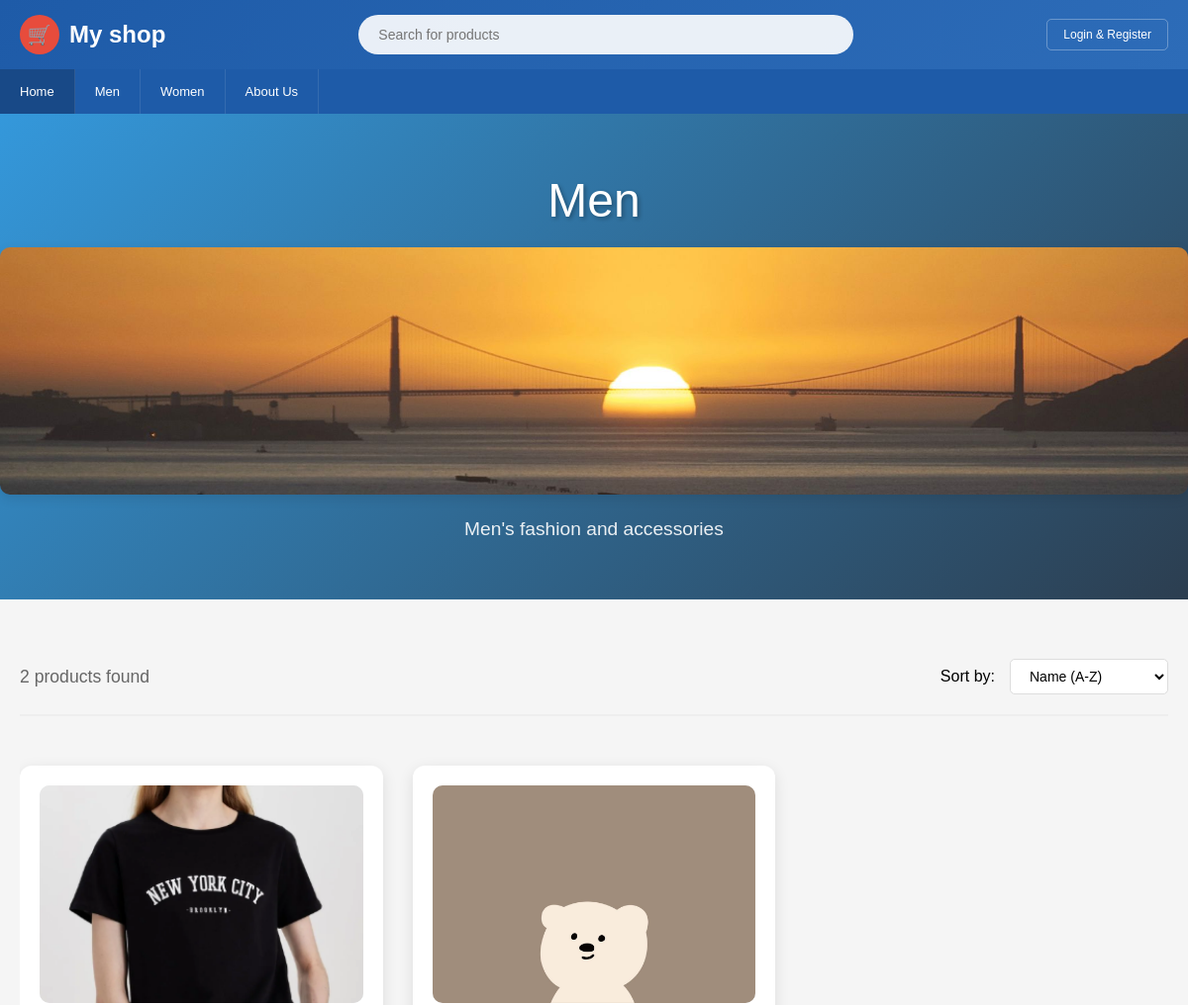
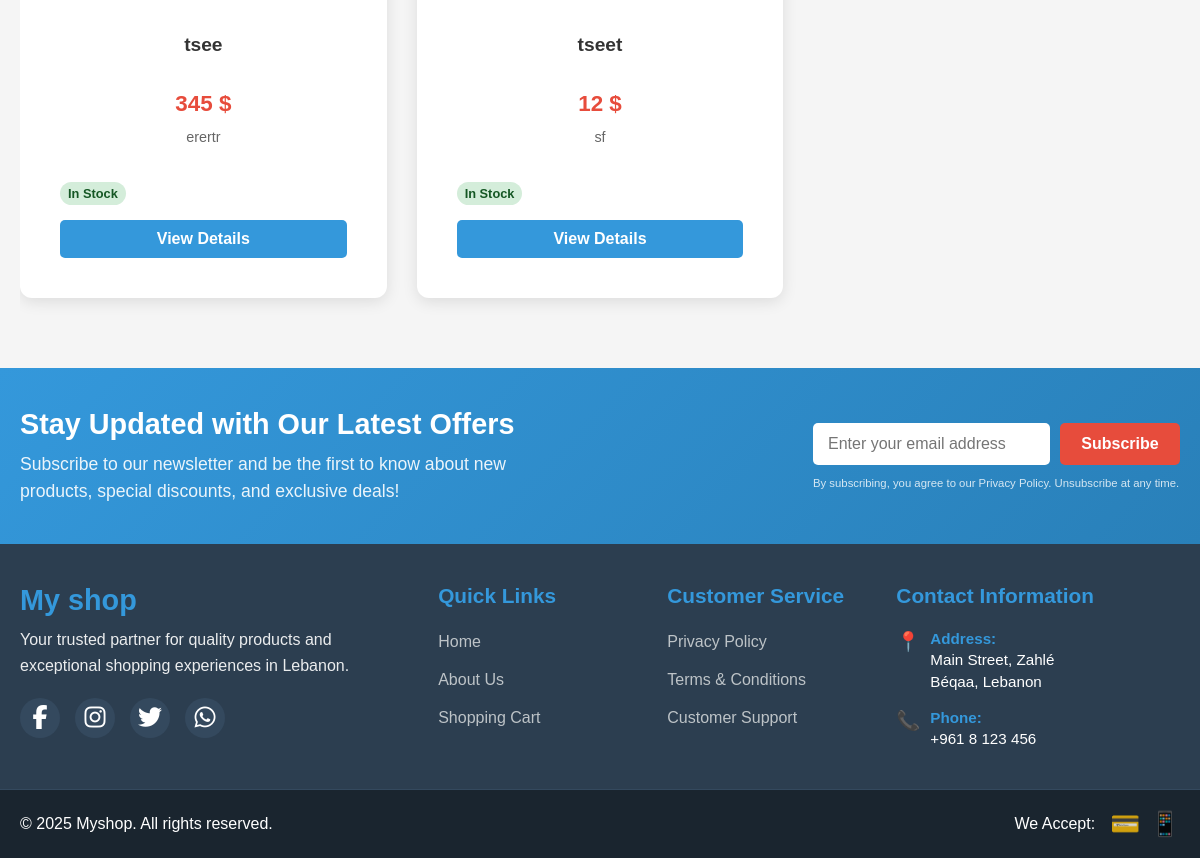
/category.php?id=1, run on the app's committed database (2 pictures, top to bottom).
### tables this page shows
CREATE TABLE IF NOT EXISTS `categories` (
  `category_id` int NOT NULL AUTO_INCREMENT,
  `name` varchar(50) NOT NULL,
  `image` text NOT NULL,
  `description` text,
  `created_at` timestamp NULL DEFAULT CURRENT_TIMESTAMP,
  PRIMARY KEY (`category_id`)
);

CREATE TABLE IF NOT EXISTS `products` (
  `product_id` int NOT NULL AUTO_INCREMENT,
  `name` varchar(100) NOT NULL,
  `description` text,
  `price` decimal(10,2) NOT NULL,
  `stock_quantity` int NOT NULL DEFAULT '0',
  `category_id` int DEFAULT NULL,
  `created_at` timestamp NULL DEFAULT CURRENT_TIMESTAMP,
  `images` text,
  `sizes` text NOT NULL,
  `colors` varchar(255) DEFAULT NULL,
  PRIMARY KEY (`product_id`),
  KEY `category_id` (`category_id`)
);

### category.php (the view, shortened to what this page needs)
<!DOCTYPE html>
<html lang="en">
<head>
    <link rel="stylesheet" href="css/index.css">
    <link rel="stylesheet" href="css/category.css">
</head>
<body>
<?php
include 'header.php';
include 'config.php';
$category_id = isset($_GET['id']) ? intval($_GET['id']) : 0;
try {
    $stmt = $pdo->prepare("SELECT * FROM categories WHERE category_id = ?");
    $stmt->execute([$category_id]);
    $category = $stmt->fetch(PDO::FETCH_ASSOC);
    $sort = $_GET['sort'] ?? 'name_asc';
    switch ($sort) {
        default:
            $sort_clause = 'ORDER BY products.name ASC';
            break;
    }
    $stmt = $pdo->prepare("
        SELECT products.*, categories.name AS category_name
        FROM products
        LEFT JOIN categories ON products.category_id = categories.category_id
        WHERE products.category_id = ?
        {$sort_clause}
    ");
    $stmt->execute([$category_id]);
    $fetchedProducts = $stmt->fetchAll(PDO::FETCH_ASSOC);
    $products = [];
    foreach ($fetchedProducts as $product) {
        $product['clean_image'] = '';
        if (!empty($product['images'])) {
            $filename = basename($product['images']);
            $product['clean_image'] = 'uploads/' . $filename;
        }
        if ($product['stock_quantity'] <= 0) {
            $product['stock_status'] = 'Out of Stock';
            $product['stock_class'] = 'stock-out';
        } elseif ($product['stock_quantity'] <= 5) {
            $product['stock_status'] = 'Low Stock';
            $product['stock_class'] = 'stock-low';
        } else {
            $product['stock_status'] = 'In Stock';
            $product['stock_class'] = 'stock-available';
        }
        $products[] = $product;
    }
} catch (PDOException $e) {
    echo "<div style='text-align: center; padding: 50px;'>Error loading category products</div>";
    exit;
}
?>
<div class="category-header">
    <div class="container">
        <h1><?php echo htmlspecialchars($category['name']); ?></h1>
        <?php if (!empty($category['image'])):
            $imagePath = 'category/' . basename($category['image']);
        ?>
            <div class="category-image" style="margin: 20px 0;">
                <img src="<?php echo htmlspecialchars($imagePath); ?>"
                     alt="<?php echo htmlspecialchars($category['name']); ?>"
                     style="max-width: 100%; height: auto; border-radius: 10px;">
            </div>
        <?php endif; ?>
        <?php if (!empty($category['description'])): ?>
            <div class="category-description">
                <?php echo htmlspecialchars($category['description']); ?>
            </div>
        <?php endif; ?>
    </div>
</div>
<div class="products-container">
    <div class="products-header">
        <div class="products-count">
            <?php echo count($products); ?> product<?php echo count($products) !== 1 ? 's' : ''; ?> found
        </div>
        <div class="sort-filter">
            <label for="sort">Sort by:</label>
            <select id="sort" class="sort-select" onchange="changeSortOrder()">
                <option value="name_asc" <?php echo $sort === 'name_asc' ? 'selected' : ''; ?>>Name (A-Z)</option>
            </select>
        </div>
    </div>
    <?php if (empty($products)): ?>
        <div class="no-products">
            <h3>No Products Found</h3>
            <p>There are currently no products available in this category.</p>
        </div>
    <?php else: ?>
        <div class="products-grid">
            <?php foreach ($products as $product): ?>
                <div class="product-card" onclick="window.location.href='details.php?id=<?php echo $product['product_id']; ?>'">
                    <?php if (!empty($product['clean_image'])): ?>
                        <img src="<?php echo htmlspecialchars($product['clean_image']); ?>"
                             alt="<?php echo htmlspecialchars($product['name']); ?>"
                             class="product-image"
                             onerror="this.style.display='none'; this.nextElementSibling.style.display='flex';">
                    <?php else: ?>
                        <div class="product-image-fallback" style="display: flex;">
                            <div>📷<br>No Image</div>
                        </div>
                    <?php endif; ?>
                    <div class="product-info">
                        <h3 class="product-name"><?php echo htmlspecialchars($product['name']); ?></h3>
                        <div class="product-price">
                            <?php echo number_format($product['price'], 0, '.', ','); ?> $
                        </div>
                        <?php if (!empty($product['description'])): ?>
                            <div class="product-description">
                                <?php echo htmlspecialchars($product['description']); ?>
                            </div>
                        <?php endif; ?>
                        <div class="product-stock">
                            <span class="stock-badge <?php echo $product['stock_class']; ?>">
                                <?php echo $product['stock_status']; ?>
                            </span>
                        </div>
                        <div class="product-actions" onclick="event.stopPropagation();">
                            <a href="details.php?id=<?php echo $product['product_id']; ?>" class="btn-view">
                                View Details
                            </a>
                        </div>
                    </div>
                </div>
            <?php endforeach; ?>
        </div>
    <?php endif; ?>
</div>
<?php include 'footer.php'; ?>
</body>
</html>

### header.php (shortened to what this page needs)
  <header class="header">
        <div class="header-content">
            <div class="logo">
                <div class="logo-icon">🛒</div>
                <span>My shop</span>
            </div>
           <div class="search-bar">
    <form action="searchresult.php" method="GET">
        <input type="text" name="query" placeholder="Search for products" required>
    </form>
</div>
            <div class="header-right">
           <?php if (isset($_SESSION['user_id'])): ?>
    <a href="logout.php" class="login-btn">Logout</a>
<?php else: ?>
    <a href="login.php" class="login-btn">Login & Register</a>
<?php endif; ?>
            </div>
        </div>
    </header>
    <?php
     include 'config.php';
$category_stmt = $pdo->query("SELECT category_id, name FROM categories ORDER BY name ASC");
$categories = $category_stmt->fetchAll(PDO::FETCH_ASSOC);
?>
  <nav class="navigation">
    <div class="nav-content">
        <a href="index.php" class="nav-item categories">Home</a>
        <?php foreach ($categories as $cat): ?>
            <a href="category.php?id=<?php echo $cat['category_id']; ?>" class="nav-item">
                <?php echo htmlspecialchars($cat['name']); ?>
            </a>
        <?php endforeach; ?>
        <a href="about.php" class="nav-item ">About Us</a>
    </div>
</nav>

### css/index.css (style rules this page uses)
* { margin: 0; padding: 0; box-sizing: border-box; }
body { font-family: Arial, sans-serif; background-color: #f5f5f5; }
.header { background: linear-gradient(135deg, #1e5ba8, #2d6cb8); color: white; padding: 15px 0; }
.header-content { max-width: 1200px; margin: 0 auto; display: flex; align-items: center; justify-content: space-between; padding: 0 20px; }
.logo { display: flex; align-items: center; gap: 10px; font-size: 24px; font-weight: bold; }
.logo-icon { width: 40px; height: 40px; background: #e74c3c; border-radius: 50%; display: flex; align-items: center; justify-content: center; color: white; font-size: 20px; }
.search-bar { flex: 1; max-width: 500px; margin: 0 30px; position: relative; }
.search-bar input { width: 100%; padding: 12px 20px; border: none; border-radius: 25px; font-size: 14px; background: rgba(255,255,255,0.9); }
.header-right { display: flex; align-items: center; gap: 20px; }
.login-btn, .cart-btn { padding: 8px 16px; border: 1px solid rgba(255,255,255,0.3); border-radius: 5px; color: white; text-decoration: none; font-size: 12px; }
.navigation { background: #1e5ba8; padding: 0; }
.nav-content { max-width: 1200px; margin: 0 auto; display: flex; align-items: center; }
.nav-item { padding: 15px 20px; color: white; text-decoration: none; font-size: 13px; border-right: 1px solid rgba(255,255,255,0.1); transition: background 0.3s; }
.nav-item.categories { background: rgba(0,0,0,0.2); }
.products-grid { display: flex; gap: 20px; overflow-x: auto; padding: 20px 0; }
.product-card { background: white; border-radius: 15px; padding: 20px; text-align: center; min-width: 200px; box-shadow: 0 4px 12px rgba(0,0,0,0.1); position: relative; transition: transform 0.3s; }
.product-image { width: 120px; height: 120px; background: #ecf0f1; border-radius: 10px; margin: 0 auto 15px; display: flex; align-items: center; justify-content: center; font-size: 12px; color: #7f8c8d; }
.product-price { font-size: 24px; font-weight: bold; color: #2c3e50; margin-bottom: 10px; }
.product-name { color: #666; font-size: 14px; line-height: 1.4; }

### data on the page
categories: name "Men", image (picture), description "Men's fashion and accessories"
categories: name "Women"
products: shows a picture, name "tsee", price "345", description "erertr", stock_status "In Stock"
products: shows a picture, name "tseet", price "12", description "sf", stock_status "In Stock"

### other printed values
count($products) "2"
